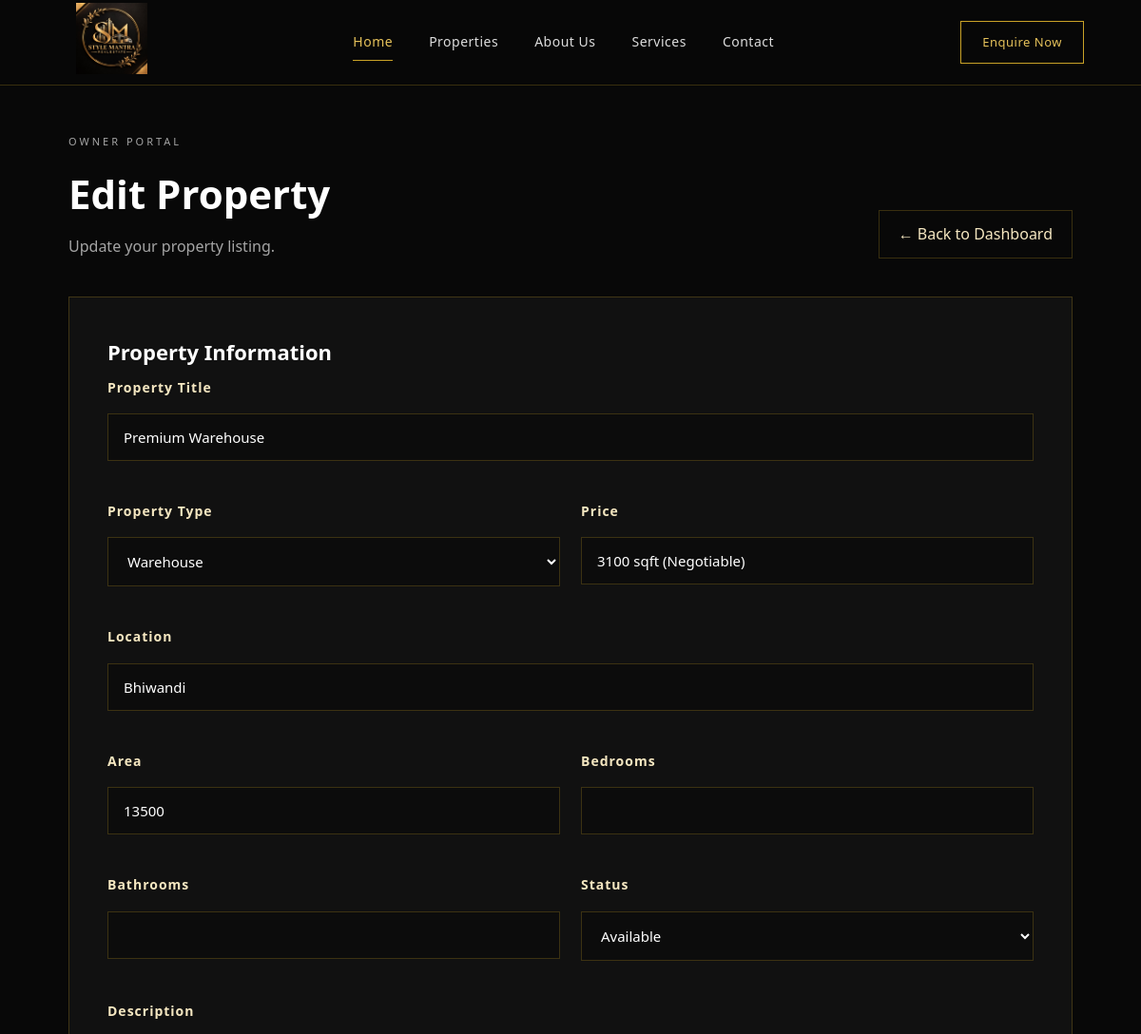
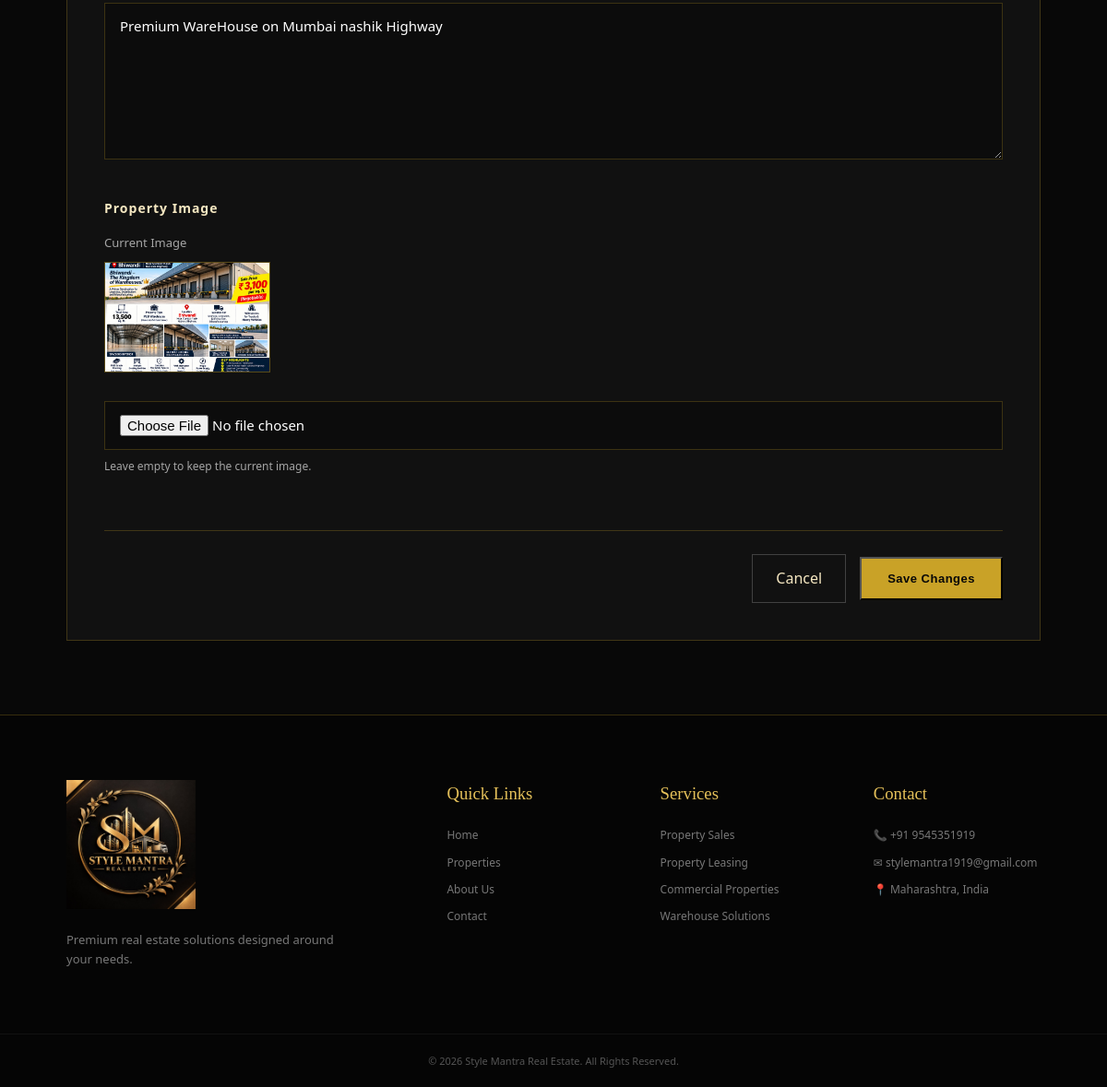
The page /edit-property/3 (signed in) on the database its author committed (2 pictures, top to bottom).
### tables this page shows
CREATE TABLE properties (
            id INTEGER PRIMARY KEY AUTOINCREMENT,

            title TEXT NOT NULL,

            property_type TEXT NOT NULL,

            price TEXT NOT NULL,

            location TEXT NOT NULL,

            area TEXT,

            bedrooms INTEGER,

            bathrooms INTEGER,

            description TEXT,

            image TEXT,

            status TEXT DEFAULT 'Available'
        );

### app.py (the view, shortened to what this page needs)
@app.route(
    "/edit-property/<int:property_id>",
    methods=["GET", "POST"]
)
def edit_property(property_id):
    if "owner_id" not in session:
        return redirect(
            url_for("login")
        )
    connection = get_db()
    property_data = connection.execute("""
        SELECT *
        FROM properties
        WHERE id = ?
    """, (
        property_id,
    )).fetchone()
    if property_data is None:
        connection.close()
        return "Property not found", 404
    connection.close()
    return render_template(
        "edit_property.html",
        property=property_data
    )

### database.py (called while the page is built)
def get_db():
    connection = sqlite3.connect(
        DATABASE
    )
    connection.row_factory = sqlite3.Row
    return connection

### templates/edit_property.html (shortened to what this page needs)
{% extends "base.html" %}
{% block content %}
<section class="add-property-page">
    <div class="add-property-container">
        <div class="add-property-header">
            <div>
                <p class="section-label">
                    OWNER PORTAL
                </p>
                <h1>
                    Edit Property
                </h1>
                <p>
                    Update your property listing.
                </p>
            </div>
            <a
                href="{{ url_for('dashboard') }}"
                class="back-dashboard"
            >
                ← Back to Dashboard
            </a>
        </div>
        <form
            method="POST"
            enctype="multipart/form-data"
            class="property-form-card"
        >
            <div class="form-section">
                <h2>
                    Property Information
                </h2>
                <div class="form-grid">
                    <div class="form-group full-width">
                        <label>
                            Property Title
                        </label>
                        <input
                            type="text"
                            name="title"
                            value="{{ property['title'] }}"
                            required
                        >
                    </div>
                    <div class="form-group">
                        <label>
                            Property Type
                        </label>
                        <select
                            name="property_type"
                            required
                        >
                            <option
                                value="Warehouse"
                                {% if property['property_type'] == 'Warehouse' %}
                                selected
                                {% endif %}
                            >
                                Warehouse
                            </option>
                        </select>
                    </div>
                    <div class="form-group">
                        <label>
                            Price
                        </label>
                        <input
                            type="text"
                            name="price"
                            value="{{ property['price'] }}"
                            required
                        >
                    </div>
                    <div class="form-group full-width">
                        <label>
                            Location
                        </label>
                        <input
                            type="text"
                            name="location"
                            value="{{ property['location'] }}"
                            required
                        >
                    </div>
                    <div class="form-group">
                        <label>
                            Area
                        </label>
                        <input
                            type="text"
                            name="area"
                            value="{{ property['area'] or '' }}"
                        >
                    </div>
                    <div class="form-group">
                        <label>
                            Bedrooms
                        </label>
                        <input
                            type="number"
                            name="bedrooms"
                            value="{{ property['bedrooms'] or '' }}"
                            min="0"
                        >
                    </div>
                    <div class="form-group">
                        <label>
                            Bathrooms
                        </label>
                        <input
                            type="number"
                            name="bathrooms"
                            value="{{ property['bathrooms'] or '' }}"
                            min="0"
                        >
                    </div>
                    <div class="form-group">
                        <label>
                            Status
                        </label>
                        <select name="status">
                            <option
                                value="Available"
                                {% if property['status'] == 'Available' %}
                                selected
                                {% endif %}
                            >
                                Available
                            </option>
                        </select>
                    </div>
                    <div class="form-group full-width">
                        <label>
                            Description
                        </label>
                        <textarea
                            name="description"
                            rows="7"
                        >{{ property['description'] or '' }}</textarea>
                    </div>
                    <div class="form-group full-width">
                        <label>
                            Property Image
                        </label>
                        {% if property["image"] %}
                        <div
                            style="
                                margin-bottom: 15px;
                            "
                        >
                            <p
                                style="
                                    color: #A5A5A5;
                                    font-size: 13px;
                                    margin-bottom: 10px;
                                "
                            >
                                Current Image
                            </p>
                            <img
                                src="{{ url_for(
                                    'static',
                                    filename=property['image']
                                ) }}"
                                alt="{{ property['title'] }}"
                                style="
                                    width: 180px;
                                    height: 120px;
                                    object-fit: cover;
                                    border: 1px solid rgba(201,162,39,0.4);
                                "
                            >
                        </div>
                        {% endif %}
                        <input
                            type="file"
                            name="image"
                            accept=".jpg,.jpeg,.png,.webp"
                        >
                        <small>
                            Leave empty to keep the current image.
                        </small>
                    </div>
                </div>
            </div>
            <div class="form-actions">
                <a
                    href="{{ url_for('dashboard') }}"
                    class="cancel-button"
                >
                    Cancel
                </a>
                <button
                    type="submit"
                    class="gold-button"
                >
                    Save Changes
                </button>
            </div>
        </form>
    </div>
</section>
{% endblock %}

### static/css/style.css (style rules this page uses)
* { margin: 0; padding: 0; box-sizing: border-box; }
html { scroll-behavior: smooth; }
body { background: #080808; color: #ffffff; font-family: "Segoe UI", Arial, sans-serif; line-height: 1.6; }
a { text-decoration: none; color: inherit; }
:root { --black: #080808; --black-light: #111111; --black-card: #151515; --gold: #C9A227; --gold-light: #E5C15A; --gold-dark: #8E6B16; --cream: #F5E7C1; --white: #FFFFFF; --gray: #A5A5A5; --border: rgba(201, 162, 39, 0.25); }
.gold-button, .outline-button { display: inline-flex; align-items: center; justify-content: center; padding: 14px 28px; font-size: 13px; font-weight: 600; letter-spacing: 0.5px; transition: 0.3s ease; }
.gold-button { background: var(--gold); color: #080808; }
.section-label { color: var(--gold); font-size: 11px; letter-spacing: 3px; margin-bottom: 12px; }
.form-group { text-align: left; margin-bottom: 20px; }
.form-group label { display: block; color: #999; font-size: 11px; letter-spacing: 1px; margin-bottom: 8px; }
.form-group input { width: 100%; padding: 14px; background: #080808; border: 1px solid #333; color: white; outline: none; }
.add-property-page { min-height: 100vh; padding: 140px 6% 80px; background: var(--black); }
.add-property-container { max-width: 1100px; margin: 0 auto; }
.add-property-header { display: flex; justify-content: space-between; align-items: flex-end; gap: 30px; margin-bottom: 40px; }
.add-property-header h1 { margin: 8px 0 10px; font-size: 42px; color: var(--white); }
.add-property-header p { color: var(--gray); }
.back-dashboard { color: var(--cream); text-decoration: none; border: 1px solid var(--border); padding: 12px 20px; transition: 0.3s ease; }
.property-form-card { background: var(--black-light); border: 1px solid var(--border); padding: 40px; }
.form-section { margin-bottom: 25px; }
.form-section h2 { color: var(--white); font-size: 22px; margin-bottom: 8px; }
.form-section p { color: var(--gray); margin: 0; }
.form-grid { display: grid; grid-template-columns: repeat(2, 1fr); gap: 22px; }
.form-group { display: flex; flex-direction: column; gap: 8px; }
.form-group.full-width { grid-column: 1 / -1; }
.form-group label { color: var(--cream); font-size: 14px; font-weight: 600; }
.form-group input, .form-group select, .form-group textarea { width: 100%; box-sizing: border-box; padding: 14px 16px; background: #0c0c0c; border: 1px solid rgba(201, 162, 39, 0.25); color: var(--white); font-family: inherit; font-size: 15px; outline: none; transition: 0.3s ease; }
.form-group select option { background: #111111; color: white; }
.form-group textarea { resize: vertical; min-height: 150px; }
.form-group small { color: var(--gray); font-size: 12px; }
.form-actions { display: flex; justify-content: flex-end; align-items: center; gap: 15px; margin-top: 40px; padding-top: 25px; border-top: 1px solid var(--border); }
.cancel-button { text-decoration: none; color: var(--cream); border: 1px solid rgba(255, 255, 255, 0.2); padding: 13px 25px; transition: 0.3s ease; }

### rows shown on the page
properties: title "Premium Warehouse", property_type "Warehouse", price "3100 sqft (Negotiable)", location "Bhiwandi", area "13500", status "Available", description "Premium WareHouse on Mumbai nashik Highway", image (picture)
